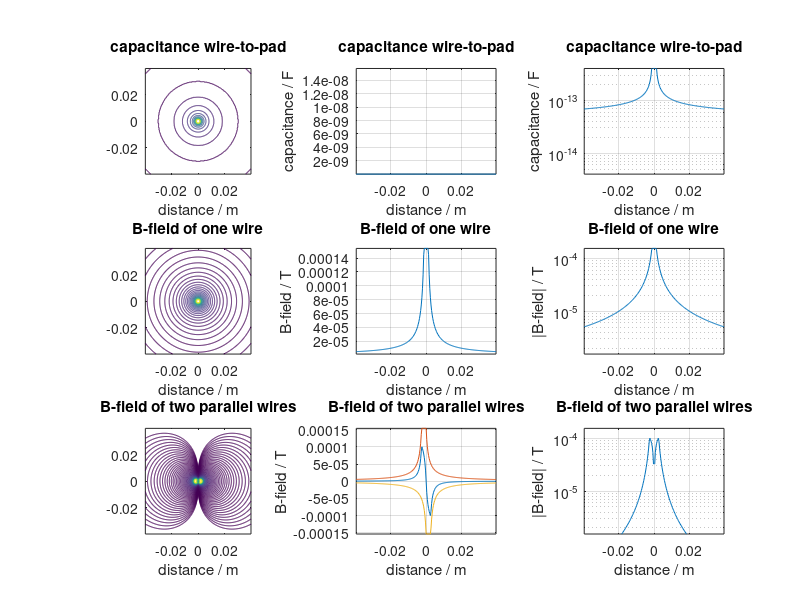

Reproduce this figure in MATLAB.
%% Calculate the E- and B-fields of a mains cable
% Voltage set to 230V
% Current normalised to 1A
% (c) hhrt@zhaw.ch 06.02.2020
clc; clear; close all;
format compact; format short eng;

%% Geometry             % All dimensions in m or m2
A_wire = 1.5e-6;        % Conductor cross-section in m2
d_wires = 2.6e-3;       % Outer diameter of isolated conductor = distance of wire centers
d_pad = 10e-3;          % Length of pad which picks up the electric field of the wire

%% Pre-calculation
r_wire = sqrt(A_wire/pi);        % Radius of the wire
N = 115; inc = r_wire/2;         % Grid dimension and grid spacing in mm
[X,Y] = meshgrid(inc*(-N:1:N), inc*(-N:1:N));

scrsz   = get(0,'ScreenSize');
figure('name', 'Capacity to earth and H-field of one wire and of two wires', 'Position',[10,10,scrsz(3)-20,scrsz(4)-100])

%% Calculate capacity of pad to wire
%  Approach: Calculate capacity with formula for parallel wires
%  As with capacitors in series the smaller value is dominant, the
%  length of the pad and the radius of the wire are taken for calculation.
%  The capacitance value is thus a bit underestimated.
distance = sqrt(X.^2+Y.^2);
C = 8.85e-12*pi*d_pad ./ log(distance/r_wire);
Cmax = 8.85e-12*pi*d_pad / log(2);  % Limit when wire and pad touch
C(1+N-2:1+N+2,1+N-2:1+N+2) = Cmax;
subplot(331);
v = Cmax*logspace(-3,0);
contour(X,Y,C,v); axis equal;
title('capacitance wire-to-pad');
xlabel('distance / m');
subplot(332);
plot(X(1+N,:), C(1+N,:));
title('capacitance wire-to-pad');
grid; ylabel('capacitance / F'); xlabel('distance / m');
axis([-N*inc, N*inc, Cmax/100, Cmax]);
subplot(333);
semilogy(X(1+N,:), abs(C(1+N,:)));
title('capacitance wire-to-pad');
grid; ylabel('capacitance / F'); xlabel('distance / m');
axis([-N*inc, N*inc, Cmax/100, Cmax]);

%% Calculate B-field of one wire
u = 1.257e-6;
R = sqrt(X.*X + Y.*Y);
B = u./(2*pi*R);
Bmax = u./(2*pi*d_wires/2);    % Limit when wire touched
B = min(B, Bmax);        % B-field would decrease in the the wire
subplot(334);
v = Bmax*logspace(-3,0);
contour(X,Y,B,v); axis equal;
title('B-field of one wire');
xlabel('distance / m');
subplot(335);
plot(X(1+N,:), B(1+N,:));
title('B-field of one wire');
grid; ylabel('B-field / T'); xlabel('distance / m');
axis([-N*inc, N*inc, Bmax/100, Bmax]);
subplot(336);
semilogy(X(1+N,:), abs(B(1+N,:)));
title('B-field of one wire');
grid; ylabel('|B-field| / T'); xlabel('distance / m');
axis([-N*inc, N*inc, Bmax/100, Bmax]);

%% Calculate resulting B-field of two parallel wires in same cable
R1 = sqrt((X+d_wires/2).*(X+d_wires/2) + Y.*Y);
B1 = u./(2*pi*R1);
B1 = min(B1, Bmax);         % B-field would decrease in the the wire
R2 = sqrt((X-d_wires/2).*(X-d_wires/2) + Y.*Y);
B2 = -u./(2*pi*R2);    % Current in oposite direction
B2 = max(B2, -Bmax);        % B-field would be 0 in the center of the wire
B12 = B1 + B2;
subplot(337);
v = Bmax*logspace(-3,0);
contour(X,Y,abs(B12),v); axis equal;
title('B-field of two parallel wires');
xlabel('distance / m');
subplot(338);
plot(X(1+N,:), B12(1+N,:), X(1+N,:), B1(1+N,:), X(1+N,:), B2(1+N,:));
title('B-field of two parallel wires');
grid; ylabel('B-field / T'); xlabel('distance / m');
axis([-N*inc, N*inc, -Bmax, Bmax]);
subplot(339);
semilogy(X(1+N,:), abs(B12(1+N,:)));
title('B-field of two parallel wires');
grid; ylabel('|B-field| / T'); xlabel('distance / m');
axis([-N*inc, N*inc, Bmax/100, Bmax]);
